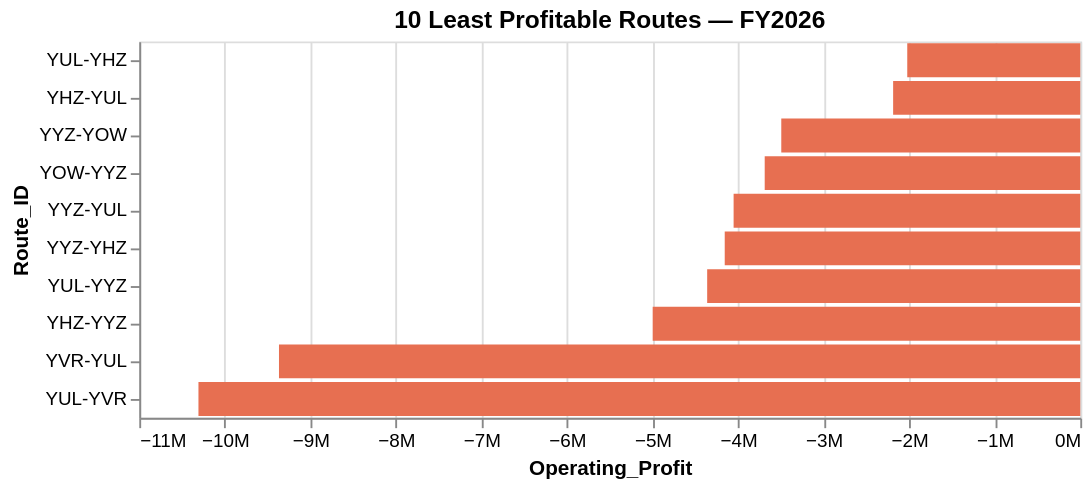

The cell this chart's notebook holds for it:
### Code cell
worst_routes = (
    route_profit[route_profit["Fiscal_Year"] == 2026]
    .nsmallest(10, "Operating_Profit")
)

alt.Chart(worst_routes).mark_bar().encode(
    y=alt.Y("Route_ID:N", sort="-x"),
    x=alt.X("Operating_Profit:Q", axis=alt.Axis(format="~s")),
    color=alt.condition(
        alt.datum.Operating_Profit >= 0,
        alt.value("#2A9D8F"),
        alt.value("#E76F51")
    ),
    tooltip=["Route_ID", "Operating_Profit"]
).properties(
    title="10 Least Profitable Routes — FY2026",
    width=500
)

### Figure 1 — Vega-Lite specification as saved in the notebook (floating-point values rounded to 4 significant figures)
{"config": {"view": {"continuousWidth": 300, "continuousHeight": 300}}, "data": {"name": "data-29818d1d90ea9d008acfdc3194d2185f"}, "mark": {"type": "bar"}, "encoding": {"color": {"condition": {"test": "(datum.Operating_Profit >= 0)", "value": "#2A9D8F"}, "value": "#E76F51"}, "tooltip": [{"field": "Route_ID", "type": "nominal"}, {"field": "Operating_Profit", "type": "quantitative"}], "x": {"axis": {"format": "~s"}, "field": "Operating_Profit", "type": "quantitative"}, "y": {"field": "Route_ID", "sort": "-x", "type": "nominal"}}, "title": "10 Least Profitable Routes — FY2026", "width": 500, "$schema": "https://vega.github.io/schema/vega-lite/v5.20.1.json", "datasets": {"data-29818d1d90ea9d008acfdc3194d2185f": [{"Fiscal_Year": 2026, "Route_ID": "YUL-YVR", "Revenue": 9321000.0, "Operating_Cost": 19630000.0, "Operating_Profit": -10310000.0}, {"Fiscal_Year": 2026, "Route_ID": "YVR-YUL", "Revenue": 8522000.0, "Operating_Cost": 17890000.0, "Operating_Profit": -9367000.0}, {"Fiscal_Year": 2026, "Route_ID": "YHZ-YYZ", "Revenue": 4766000.0, "Operating_Cost": 9764000.0, "Operating_Profit": -4998000.0}, {"Fiscal_Year": 2026, "Route_ID": "YUL-YYZ", "Revenue": 4431000.0, "Operating_Cost": 8792000.0, "Operating_Profit": -4361000.0}, {"Fiscal_Year": 2026, "Route_ID": "YYZ-YHZ", "Revenue": 3974000.0, "Operating_Cost": 8130000.0, "Operating_Profit": -4156000.0}, {"Fiscal_Year": 2026, "Route_ID": "YYZ-YUL", "Revenue": 4198000.0, "Operating_Cost": 8250000.0, "Operating_Profit": -4052000.0}, {"Fiscal_Year": 2026, "Route_ID": "YOW-YYZ", "Revenue": 3468000.0, "Operating_Cost": 7157000.0, "Operating_Profit": -3689000.0}, {"Fiscal_Year": 2026, "Route_ID": "YYZ-YOW", "Revenue": 3304000.0, "Operating_Cost": 6799000.0, "Operating_Profit": -3495000.0}, {"Fiscal_Year": 2026, "Route_ID": "YHZ-YUL", "Revenue": 2016000.0, "Operating_Cost": 4203000.0, "Operating_Profit": -2188000.0}, {"Fiscal_Year": 2026, "Route_ID": "YUL-YHZ", "Revenue": 1864000.0, "Operating_Cost": 3886000.0, "Operating_Profit": -2022000.0}]}}
